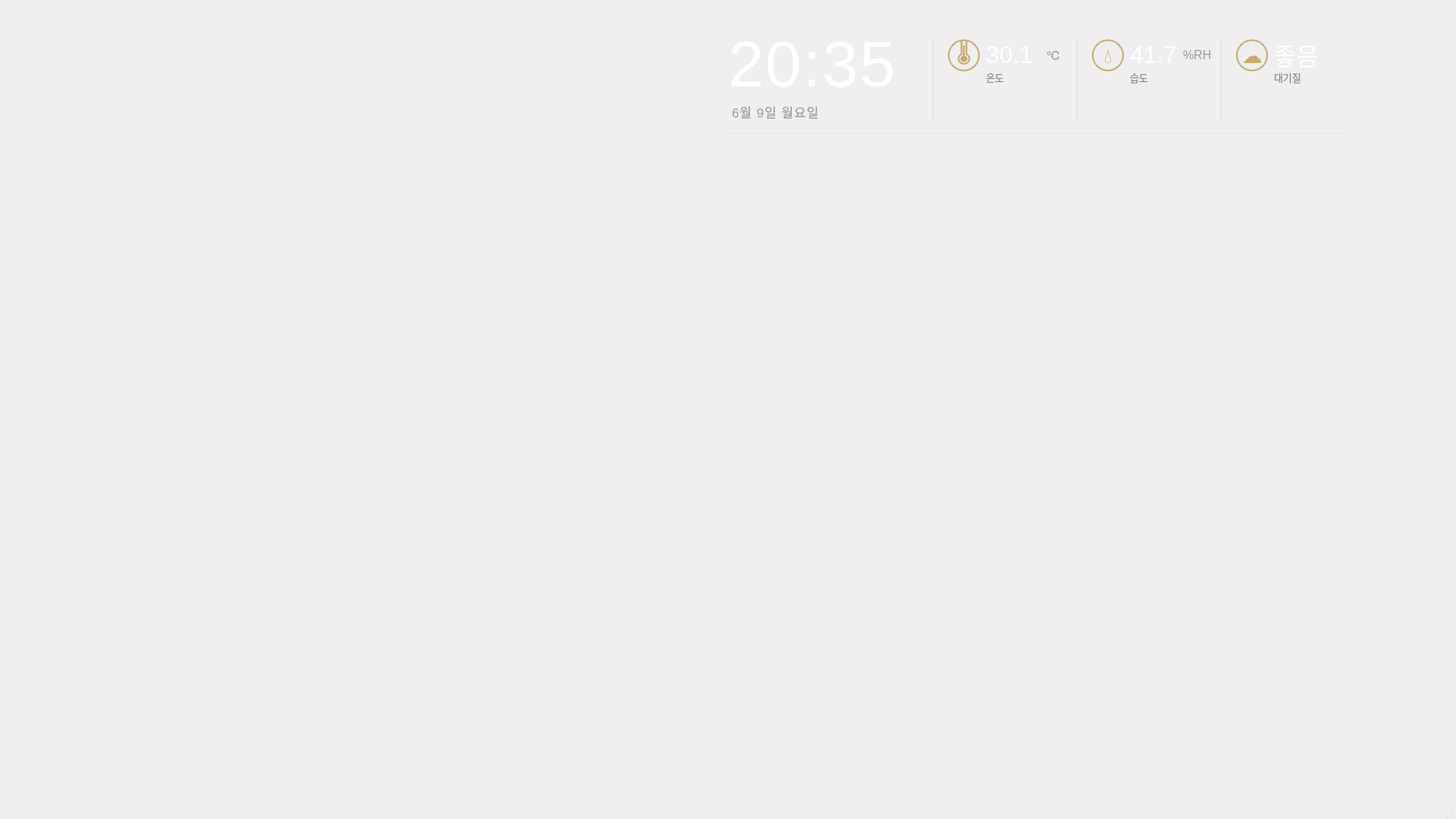
<?xml version="1.0" encoding="UTF-8"?>
<ui version="4.0">
 <class>MainWindow</class>
 <widget class="QMainWindow" name="MainWindow">
  <property name="geometry">
   <rect>
    <x>0</x>
    <y>0</y>
    <width>1920</width>
    <height>1080</height>
   </rect>
  </property>
  <property name="windowTitle">
   <string>Smart Mirror</string>
  </property>
  <widget class="QWidget" name="centralWidget">
   <widget class="QLabel" name="timeLabel">
    <property name="geometry">
     <rect>
      <x>960</x>
      <y>40</y>
      <width>260</width>
      <height>90</height>
     </rect>
    </property>
    <property name="styleSheet">
     <string notr="true">color:#ffffff;
font-size:64pt;
font-weight:300;
letter-spacing:2px;
background:none;</string>
    </property>
    <property name="text">
     <string>20:35</string>
    </property>
   </widget>
   <widget class="QLabel" name="dateLabel">
    <property name="geometry">
     <rect>
      <x>965</x>
      <y>132</y>
      <width>220</width>
      <height>30</height>
     </rect>
    </property>
    <property name="styleSheet">
     <string notr="true">color:#999999;
font-size:13pt;
font-weight:400;
letter-spacing:1px;
background:none;</string>
    </property>
    <property name="text">
     <string>6월 9일 월요일</string>
    </property>
   </widget>
   <widget class="QLabel" name="separator1">
    <property name="geometry">
     <rect>
      <x>1230</x>
      <y>48</y>
      <width>1</width>
      <height>110</height>
     </rect>
    </property>
    <property name="styleSheet">
     <string notr="true">background:rgba(201,169,110,0.25);</string>
    </property>
    <property name="text">
     <string></string>
    </property>
   </widget>
   <widget class="QLabel" name="tempIcon">
    <property name="geometry">
     <rect>
      <x>1250</x>
      <y>52</y>
      <width>42</width>
      <height>42</height>
     </rect>
    </property>
    <property name="styleSheet">
     <string notr="true">color:#C9A96E;
font-size:22pt;
background:none;
border:1.5px solid #C9A96E;
border-radius:21px;</string>
    </property>
    <property name="text">
     <string>&#127777;</string>
    </property>
    <property name="alignment">
     <set>Qt::AlignCenter</set>
    </property>
   </widget>
   <widget class="QLabel" name="tempValue">
    <property name="geometry">
     <rect>
      <x>1300</x>
      <y>52</y>
      <width>90</width>
      <height>40</height>
     </rect>
    </property>
    <property name="styleSheet">
     <string notr="true">color:#ffffff;
font-size:24pt;
font-weight:300;
background:none;</string>
    </property>
    <property name="text">
     <string>30.1</string>
    </property>
   </widget>
   <widget class="QLabel" name="tempUnit">
    <property name="geometry">
     <rect>
      <x>1380</x>
      <y>60</y>
      <width>24</width>
      <height>24</height>
     </rect>
    </property>
    <property name="styleSheet">
     <string notr="true">color:#999999;
font-size:12pt;
background:none;</string>
    </property>
    <property name="text">
     <string>&#8451;</string>
    </property>
   </widget>
   <widget class="QLabel" name="tempLabel">
    <property name="geometry">
     <rect>
      <x>1300</x>
      <y>92</y>
      <width>50</width>
      <height>20</height>
     </rect>
    </property>
    <property name="styleSheet">
     <string notr="true">color:#888888;
font-size:10pt;
background:none;</string>
    </property>
    <property name="text">
     <string>온도</string>
    </property>
   </widget>
   <widget class="QLabel" name="separator2">
    <property name="geometry">
     <rect>
      <x>1420</x>
      <y>48</y>
      <width>1</width>
      <height>110</height>
     </rect>
    </property>
    <property name="styleSheet">
     <string notr="true">background:rgba(201,169,110,0.25);</string>
    </property>
    <property name="text">
     <string></string>
    </property>
   </widget>
   <widget class="QLabel" name="humiIcon">
    <property name="geometry">
     <rect>
      <x>1440</x>
      <y>52</y>
      <width>42</width>
      <height>42</height>
     </rect>
    </property>
    <property name="styleSheet">
     <string notr="true">color:#C9A96E;
font-size:20pt;
background:none;
border:1.5px solid #C9A96E;
border-radius:21px;</string>
    </property>
    <property name="text">
     <string>&#128167;</string>
    </property>
    <property name="alignment">
     <set>Qt::AlignCenter</set>
    </property>
   </widget>
   <widget class="QLabel" name="humiValue">
    <property name="geometry">
     <rect>
      <x>1490</x>
      <y>52</y>
      <width>80</width>
      <height>40</height>
     </rect>
    </property>
    <property name="styleSheet">
     <string notr="true">color:#ffffff;
font-size:24pt;
font-weight:300;
background:none;</string>
    </property>
    <property name="text">
     <string>41.7</string>
    </property>
   </widget>
   <widget class="QLabel" name="humiUnit">
    <property name="geometry">
     <rect>
      <x>1560</x>
      <y>60</y>
      <width>40</width>
      <height>24</height>
     </rect>
    </property>
    <property name="styleSheet">
     <string notr="true">color:#999999;
font-size:12pt;
background:none;</string>
    </property>
    <property name="text">
     <string>%RH</string>
    </property>
   </widget>
   <widget class="QLabel" name="humiLabel">
    <property name="geometry">
     <rect>
      <x>1490</x>
      <y>92</y>
      <width>50</width>
      <height>20</height>
     </rect>
    </property>
    <property name="styleSheet">
     <string notr="true">color:#888888;
font-size:10pt;
background:none;</string>
    </property>
    <property name="text">
     <string>습도</string>
    </property>
   </widget>
   <widget class="QLabel" name="separator3">
    <property name="geometry">
     <rect>
      <x>1610</x>
      <y>48</y>
      <width>1</width>
      <height>110</height>
     </rect>
    </property>
    <property name="styleSheet">
     <string notr="true">background:rgba(201,169,110,0.25);</string>
    </property>
    <property name="text">
     <string></string>
    </property>
   </widget>
   <widget class="QLabel" name="aqiIcon">
    <property name="geometry">
     <rect>
      <x>1630</x>
      <y>52</y>
      <width>42</width>
      <height>42</height>
     </rect>
    </property>
    <property name="styleSheet">
     <string notr="true">color:#C9A96E;
font-size:20pt;
background:none;
border:1.5px solid #C9A96E;
border-radius:21px;</string>
    </property>
    <property name="text">
     <string>&#9729;</string>
    </property>
    <property name="alignment">
     <set>Qt::AlignCenter</set>
    </property>
   </widget>
   <widget class="QLabel" name="aqiValue">
    <property name="geometry">
     <rect>
      <x>1680</x>
      <y>52</y>
      <width>70</width>
      <height>40</height>
     </rect>
    </property>
    <property name="styleSheet">
     <string notr="true">color:#ffffff;
font-size:24pt;
font-weight:300;
background:none;</string>
    </property>
    <property name="text">
     <string>좋음</string>
    </property>
   </widget>
   <widget class="QLabel" name="aqiLabel">
    <property name="geometry">
     <rect>
      <x>1680</x>
      <y>92</y>
      <width>50</width>
      <height>20</height>
     </rect>
    </property>
    <property name="styleSheet">
     <string notr="true">color:#888888;
font-size:10pt;
background:none;</string>
    </property>
    <property name="text">
     <string>대기질</string>
    </property>
   </widget>
   <widget class="QLabel" name="headerSeparator">
    <property name="geometry">
     <rect>
      <x>960</x>
      <y>175</y>
      <width>820</width>
      <height>1</height>
     </rect>
    </property>
    <property name="styleSheet">
     <string notr="true">background:rgba(201,169,110,0.15);</string>
    </property>
    <property name="text">
     <string></string>
    </property>
   </widget>
  </widget>
  <widget class="QStatusBar" name="statusBar"/>
 </widget>
 <layoutdefault spacing="6" margin="11"/>
 <resources/>
 <connections/>
</ui>
